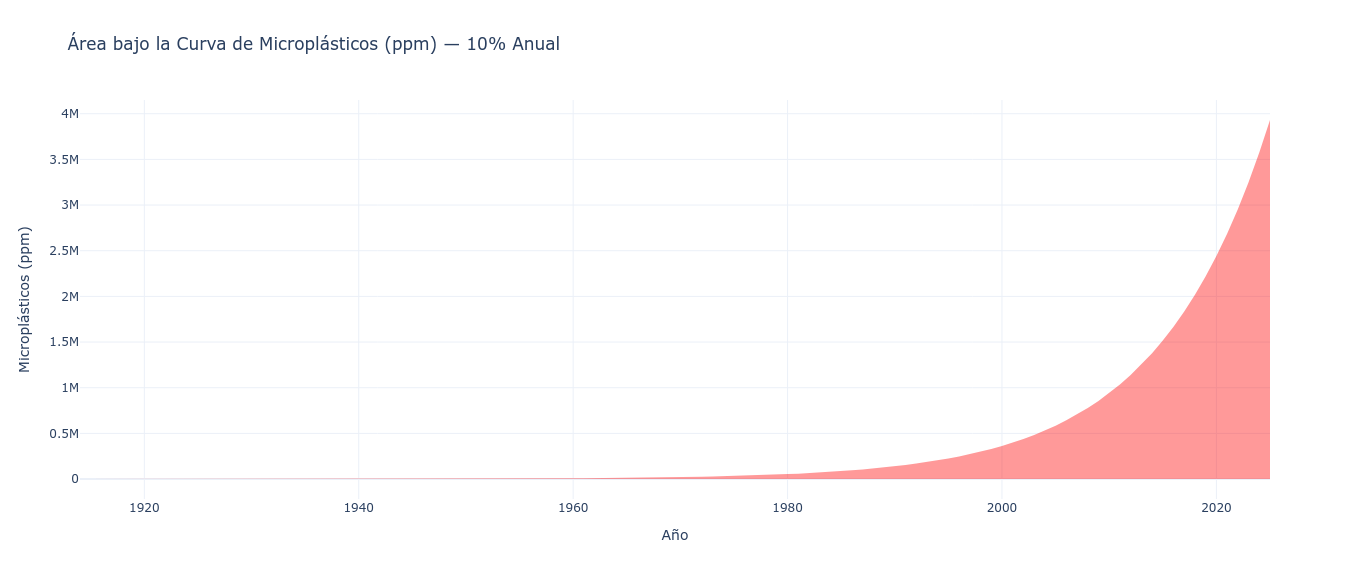

Generate this figure with Python:
import plotly.graph_objects as go
import numpy as np

# Años desde 1914 hasta 2025
years = np.arange(1914, 2026)
t = years - 1914  # años desde 1914

# Parámetros de crecimiento
P0 = 0.0001  # proporción inicial (fracción)
growth_rate = 0.10  # 10% anual

# Calcular proporción
proportion = P0 * (1 + growth_rate) ** t

# Convertir a partes por millón (ppm)
ppm = proportion * 1_000_000

# Crear gráfico solo con el área bajo la curva (color rojo)
fig = go.Figure()

fig.add_trace(go.Scatter(
    x=np.concatenate([years, years[::-1]]),
    y=np.concatenate([ppm, np.zeros_like(ppm)]),
    fill='toself',
    fillcolor='rgba(255, 0, 0, 0.4)',  # rojo con transparencia
    line=dict(color='rgba(255,255,255,0)'),  # línea invisible
    hoverinfo="skip",
    showlegend=False,
    name='Área bajo la curva'
))

# Configurar el gráfico
fig.update_layout(
    title='Área bajo la Curva de Microplásticos (ppm) — 10% Anual',
    xaxis_title='Año',
    yaxis_title='Microplásticos (ppm)',
    template='plotly_white'
)

# Mostrar gráfico
fig.show()
